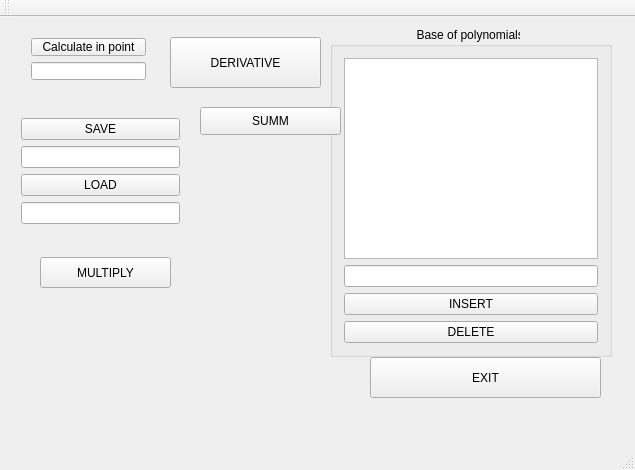
<?xml version="1.0" encoding="UTF-8"?>
<ui version="4.0">
 <class>MainWindow</class>
 <widget class="QMainWindow" name="MainWindow">
  <property name="geometry">
   <rect>
    <x>0</x>
    <y>0</y>
    <width>635</width>
    <height>470</height>
   </rect>
  </property>
  <property name="windowTitle">
   <string>MainWindow</string>
  </property>
  <widget class="QWidget" name="centralWidget">
   <widget class="QPushButton" name="EXIT">
    <property name="geometry">
     <rect>
      <x>370</x>
      <y>340</y>
      <width>231</width>
      <height>41</height>
     </rect>
    </property>
    <property name="text">
     <string>EXIT</string>
    </property>
   </widget>
   <widget class="QGroupBox" name="groupBox">
    <property name="geometry">
     <rect>
      <x>330</x>
      <y>10</y>
      <width>282</width>
      <height>330</height>
     </rect>
    </property>
    <property name="title">
     <string>                          Base of polynomials</string>
    </property>
    <layout class="QVBoxLayout" name="verticalLayout">
     <item>
      <widget class="QListWidget" name="Base"/>
     </item>
     <item>
      <widget class="QLineEdit" name="insert_line"/>
     </item>
     <item>
      <widget class="QPushButton" name="insert">
       <property name="text">
        <string>INSERT</string>
       </property>
      </widget>
     </item>
     <item>
      <widget class="QPushButton" name="delete_button">
       <property name="text">
        <string>DELETE</string>
       </property>
      </widget>
     </item>
    </layout>
   </widget>
   <widget class="QPushButton" name="DERIVATIVE">
    <property name="geometry">
     <rect>
      <x>170</x>
      <y>20</y>
      <width>151</width>
      <height>51</height>
     </rect>
    </property>
    <property name="text">
     <string>DERIVATIVE</string>
    </property>
   </widget>
   <widget class="QWidget" name="layoutWidget">
    <property name="geometry">
     <rect>
      <x>20</x>
      <y>10</y>
      <width>137</width>
      <height>64</height>
     </rect>
    </property>
    <layout class="QVBoxLayout" name="verticalLayout_2">
     <item>
      <widget class="QPushButton" name="find_the_value">
       <property name="text">
        <string>Calculate in point</string>
       </property>
      </widget>
     </item>
     <item>
      <widget class="QLineEdit" name="insert_point"/>
     </item>
    </layout>
   </widget>
   <widget class="QWidget" name="layoutWidget">
    <property name="geometry">
     <rect>
      <x>10</x>
      <y>90</y>
      <width>181</width>
      <height>132</height>
     </rect>
    </property>
    <layout class="QVBoxLayout" name="verticalLayout_3">
     <item>
      <widget class="QPushButton" name="save">
       <property name="text">
        <string>SAVE</string>
       </property>
      </widget>
     </item>
     <item>
      <widget class="QLineEdit" name="save_path"/>
     </item>
     <item>
      <widget class="QPushButton" name="load">
       <property name="text">
        <string>LOAD</string>
       </property>
      </widget>
     </item>
     <item>
      <widget class="QLineEdit" name="load_path"/>
     </item>
    </layout>
   </widget>
   <widget class="QPushButton" name="SUM">
    <property name="geometry">
     <rect>
      <x>200</x>
      <y>90</y>
      <width>141</width>
      <height>28</height>
     </rect>
    </property>
    <property name="text">
     <string>SUMM</string>
    </property>
   </widget>
   <widget class="QPushButton" name="multiply">
    <property name="geometry">
     <rect>
      <x>40</x>
      <y>240</y>
      <width>131</width>
      <height>31</height>
     </rect>
    </property>
    <property name="text">
     <string>MULTIPLY</string>
    </property>
   </widget>
  </widget>
  <widget class="QMenuBar" name="menuBar">
   <property name="geometry">
    <rect>
     <x>0</x>
     <y>0</y>
     <width>635</width>
     <height>22</height>
    </rect>
   </property>
  </widget>
  <widget class="QToolBar" name="mainToolBar">
   <attribute name="toolBarArea">
    <enum>TopToolBarArea</enum>
   </attribute>
   <attribute name="toolBarBreak">
    <bool>false</bool>
   </attribute>
  </widget>
  <widget class="QStatusBar" name="statusBar"/>
 </widget>
 <layoutdefault spacing="6" margin="11"/>
 <resources/>
 <connections>
  <connection>
   <sender>EXIT</sender>
   <signal>clicked()</signal>
   <receiver>MainWindow</receiver>
   <slot>close()</slot>
   <hints>
    <hint type="sourcelabel">
     <x>234</x>
     <y>415</y>
    </hint>
    <hint type="destinationlabel">
     <x>379</x>
     <y>404</y>
    </hint>
   </hints>
  </connection>
 </connections>
</ui>
